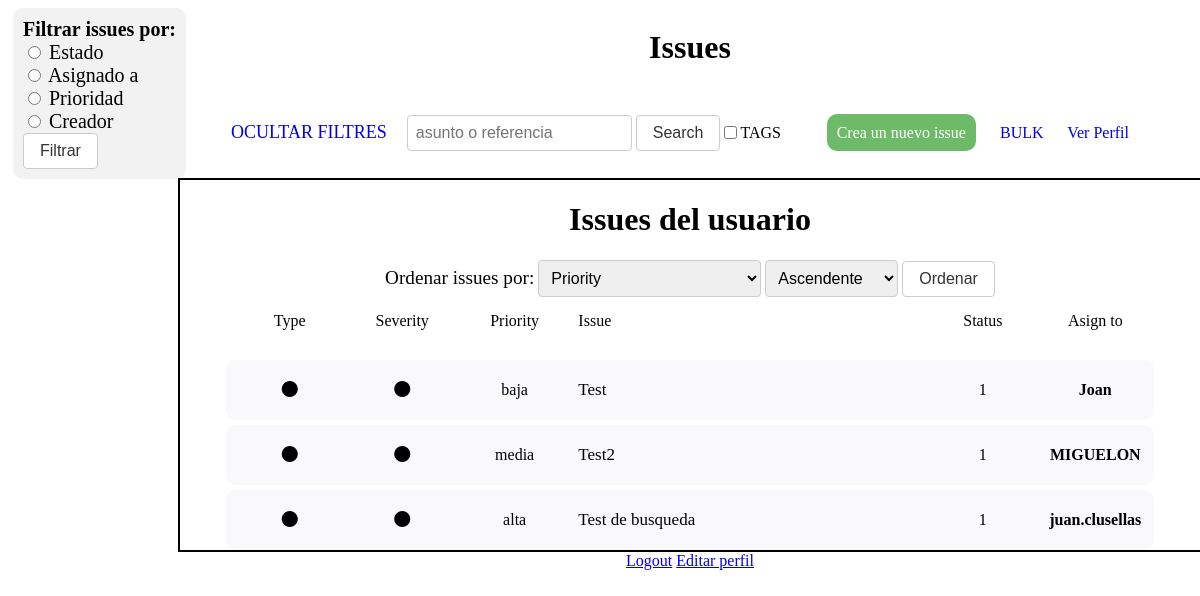
Page /filtrar-issues/ (signed in) on the earlier database version.
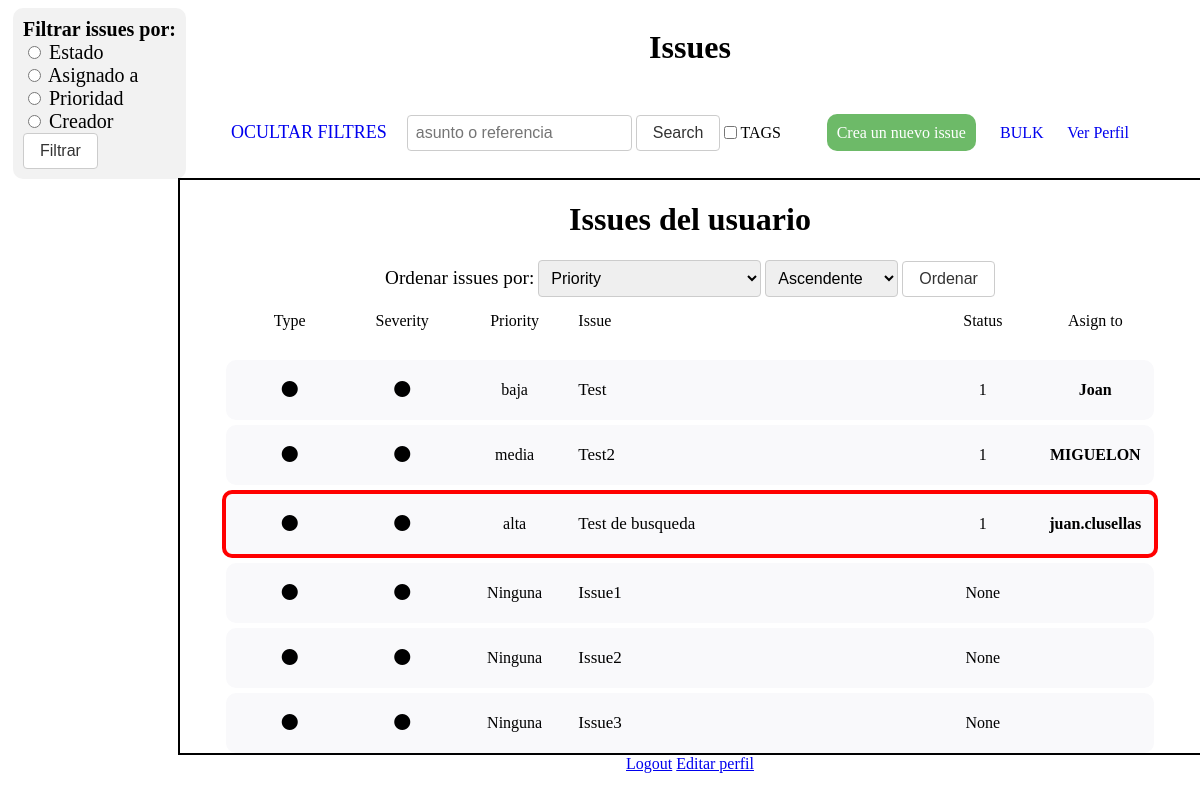
Same page on the later database version.
### polls/models.py (models this page shows, shortened)
class Issue(models.Model):
    id = models.AutoField(primary_key=True)
    asunto = models.CharField(max_length=50, default='')
    descripcion = models.CharField(max_length=200, default='')
    creador = models.ForeignKey(User, on_delete=models.CASCADE, related_name='issues_creadas')
    associat = models.ForeignKey(User, on_delete=models.CASCADE, related_name='issues_associado', null=True)
    vigilant = models.ManyToManyField(User, related_name='issues_vigiladas')
    deleted = models.BooleanField(default=False)
    asignada = models.ForeignKey(User, on_delete=models.CASCADE, related_name='issues_asignadas', null=True)
    blocked = models.BooleanField(default=False, null=True)
    reason_blocked = models.CharField(max_length=200, default='', null=True)
    deadline = models.DateTimeField(null=True)
    prioridad = models.CharField(max_length=100, default=None, null=True)
    status = models.CharField(max_length=100, default=None, null=True)

### polls/views/issue_viewset.py (the view)
# urls.py: path('filtrar-issues/', issue_viewset.filtrar_issues, name='filtrar-issues'),
def filtrar_issues(request):
    filtro = request.GET.get('filtro')
    estados = request.GET.get('status')
    prioridades_sel = request.GET.get('prioridades')
    assigned_to = request.GET.get('assigned_to')
    creado_por = request.GET.get('creado_por')
    asignados = request.GET.get('asignados')
    if filtro:
        if filtro == 'status':
            issues = Issue.objects.filter(status=estados, deleted=False)
        elif filtro == 'assignee':
            issues = Issue.objects.filter(asignada=asignados, deleted=False)
        elif filtro == 'priority':
            if prioridades_sel == 'None':
                issues = Issue.objects.filter(prioridad=None, deleted=False)
            else :
                issues = Issue.objects.filter(prioridad=prioridades_sel, deleted=False)
        elif filtro == 'created_by':
            issues = Issue.objects.filter(creador=creado_por, deleted=False)
        else:
            issues = None
    else:
        issues = Issue.objects.filter(creador=request.user.id, deleted=False)
    equipos = Equipo.objects.all()
    miembro_equipo = Miembro_Equipo.objects.filter(miembro=request.user.id)
    equipo = Miembro_Equipo.objects.filter(miembro=request.user)
    miebros = Miembro_Equipo.objects.filter(equipo=equipo[0].equipo)
    usuarios = []
    for miembro in miebros:
        usuarios.append(miembro.miembro)
    return render(request, 'filterIssues.html', {'issues' : issues, 'equipos' : equipos, 'equipo' : miembro_equipo, 'usuarios' : usuarios, 'prioridades': prioridades, 'status': status})

### polls/templates/filterIssues.html (shortened to what this page needs)
<!DOCTYPE html>
<html lang="en">
<head>
</head>
{% load socialaccount %}
<body>
    {%include "form_filtrarIssues.html"%}
    <div id="contenedorPrincipal">
        <h1>Issues</h1>
        <div id="barraSuperior">
            <div id="superiorIzquierda">
                <a id="aplicarFiltros" style="font-size: large" href="/login/auth">OCULTAR FILTRES</a>
                {% include "form_search_bar.html" %}
                <input type="checkbox">TAGS</input>
            </div>
            <div id="superiorDerecha">
                <a id="crearIssue" href="/pantallaCrearIssue">Crea un nuevo issue</a>
                <a href="/bulkInsertView">BULK</a>
                <a href="/verPerfil/{{ user.username }}/">Ver Perfil</a>
            </div>
        </div>
        <div id="tablaIssues">
            <h1>Issues del usuario</h1>
            {%include "form_order_issues.html"%}
            <div id="CabeceraTabla">
                <div class="col">Type</div>
                <div class="col">Severity</div>
                <div class="col">Priority</div>
                <div class="col" id="especial">Issue</div>
                <div class="col">Status</div>
                <div class="col">Asign to</div>
            </div>
            {% for issue in issues %}
                <div id="issue" {% if issue.blocked %} style="border-style: solid; border-color: red; border-width: 4px;"{% endif %}>
                    <div class="col"><i class="fa-solid fa-circle"></i></div>
                    <div class="col"><i class="fa-solid fa-circle"></i></div>
                    {% if issue.prioridad %}
                        <div class="col">{{ issue.prioridad }}</div>
                    {% else %}
                        <div class="col">Ninguna</div>
                    {% endif %}
                    <div class="col" id="especial"><a href="/mostrarIssue/{{ issue.id }}/">{{ issue.asunto }}</a></div>
                    <div class="col"><p> {{ issue.status }}</p></div>
                    <div class="col"><strong>{{ issue.asignada.username }}</strong></div>
                </div>
            {% endfor %}
        </div>
        <div id="mainExtras">
            <a href="/logout">Logout</a>
            <a href="/editarPerfil">Editar perfil</a>
        </div>
    </div>
</body>
</html>

### polls/templates/form_filtrarIssues.html (shortened to what this page needs)
<form id='filtres' action="{% url 'filtrar-issues' %}" method="GET">
    <label style="font-weight: bold;"for="filtro">Filtrar issues por:</label>
    <div class="filtro-options">
        <div>
            <input type="radio" id="status" name="filtro" value="status">
            <label for="status">Estado</label>
        </div>
        <div>
            <input type="radio" id="assignee" name="filtro" value="assignee">
            <label for="assignee">Asignado a</label>
        </div>
        <div>
            <input type="radio" id="priority" name="filtro" value="priority">
            <label for="priority">Prioridad</label>
        </div>
        <div>
            <input type="radio" id="created_by" name="filtro" value="created_by">
            <label for="created_by">Creador</label>
        </div>
    </div>
    <input id="botonFiltro"type="submit" value="Filtrar">
</form>

### polls/templates/form_search_bar.html (shortened to what this page needs)
<form action="{% url 'search_issues' %}" method="get">
    <input id="barraBuscar" type="text" name="q" placeholder="asunto o referencia" value="{{ query }}" />
    <button id="botoBuscar" type="submit">Search</button>
</form>

### polls/templates/form_order_issues.html (shortened to what this page needs)
<form method="get" action="{% url 'ordenar-issues' %}">
    <div id="orden">
        <label style="font-size: larger;"  for="select-orden">Ordenar issues por:</label>
        <select id="select-orden" name="orden">
            <option value="prioridad">Priority</option>
        </select>
        <select id="select-orden-dir" name="orden_dir">
            <option value="asc">Ascendente</option>
        </select>
        <button id="botonOrden" type="submit">Ordenar</button>
    </div>
</form>

### polls/templates/form_filtrarIssues.html (style rules this page uses)
#filtres { flex-direction: column; align-items: left; float:left; border-radius: 10px; background-color: #F2F2F2; font-size: 20px; padding: 10px; margin-left: 5px; }
#botonFiltro { border: 1px solid #ccc; border-radius: 4px; padding: 8px 16px; font-size: 16px; background-color: #ffffff; color: #333333; transition: background-color 0.5s ease; }

### polls/templates/form_search_bar.html (style rules this page uses)
#barraBuscar { border: 1px solid #ccc; border-radius: 4px; padding: 8px; font-size: 16px; }
#botoBuscar { border: 1px solid #ccc; border-radius: 4px; padding: 8px 16px; font-size: 16px; background-color: #ffffff; color: #333333; transition: background-color 0.5s ease; }

### polls/templates/form_order_issues.html (style rules this page uses)
#orden { margin-bottom: 10px; }
select { font-size: 16px; padding: 8px; border-radius: 4px; border: 1px solid #ccc; }
#botonOrden { border: 1px solid #ccc; border-radius: 4px; padding: 8px 16px; font-size: 16px; background-color: #ffffff; color: #333333; transition: background-color 0.5s ease; }

### polls/templates/filterIssues.html (style rules this page uses)
#contenedorPrincipal { width: 85%; display: flex; flex-direction: column; align-items: center; position: absolute; left: 15%; }
#CabeceraTabla { width: 90%; height: auto; display: flex; flex-direction: row; justify-content: space-between; margin-bottom: 20px; }
#barraSuperior { width: 90%; height: 50px; background-color: #ffffff; display: flex; justify-content: flex-end; align-items: center; padding: 20px; display: flex; flex-direction: row; justify-content: space-between; }
#barraSuperior a { text-decoration: none; margin-right: 20px; }
#superiorIzquierda { display: flex; flex-direction: row; justify-content: space-between; align-items: center; }
#tablaIssues { width: 100%; height: 100%; display: flex; flex-direction: column; align-items: center; border: 2px solid black; }
#issue { width: 90%; height: 50px; background-color: rgba(249, 249, 251, 1); padding: 5px; margin-top: 5px; display: flex; flex-direction: row; justify-content: space-between; align-items: center; border-radius: 10px; }
.col { width: 14.3%; padding: 5px; margin-left: 5px; text-align: center; }
#especial { width: 50%; text-align: left; }
#especial a { text-decoration: none; font-size: 17px; color:black; display: table-caption; overflow: auto; width: 300px; }
#crearIssue { background-color: #39a232bb; color: white; padding: 10px; border-radius: 10px; text-decoration: none; }

Differences in the rows shown:
changed Issue "Test de busqueda": blocked False → True (drawn)
added Issue: shows "Ninguna", asunto "Issue1", status "None"
added Issue: shows "Ninguna", asunto "Issue2", status "None"
added Issue: shows "Ninguna", asunto "Issue3", status "None"
